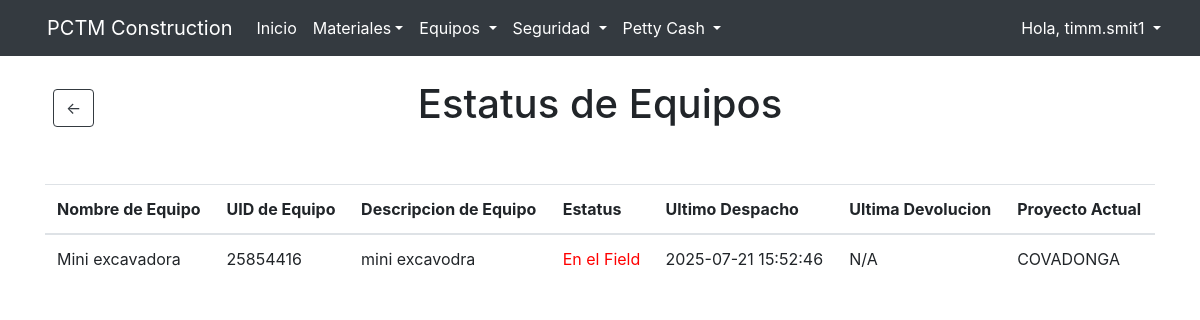
/status (signed in), run on the app's committed database.
### website/models.py (models this page shows)
class User(db.Model, UserMixin):
    id = db.Column(db.Integer, primary_key=True)
    email = db.Column(db.String(150), unique = True)
    username = db.Column(db.String(10), unique = True)
    password = db.Column(db.String(150))
    first_name = db.Column(db.String(150))
    last_name = db.Column(db.String(150))
    group = db.Column(db.String(50), default='standard')

class Equip(db.Model):
    id = db.Column(db.Integer, primary_key = True)
    equipKey = db.Column(db.String(8))
    name = db.Column(db.String(50))
    desc = db.Column(db.String(150))
    disp = db.relationship("Dispatch", backref='Equip', lazy=True)

class Dispatch(db.Model):
    id = db.Column(db.Integer, primary_key = True)
    firstname = db.Column(db.String(50))
    lastname = db.Column(db.String(50))
    project_id = db.Column(db.Integer, db.ForeignKey('projects.id'), nullable=False)
    project = db.relationship('Projects', backref='dispatch')
    date = db.Column(db.DateTime(timezone=True), default=func.now())
    equipID = db.Column(db.Integer, db.ForeignKey('equip.id'), nullable=False)

class Projects(db.Model):
    id = db.Column(db.Integer, primary_key=True)
    project= db.Column(db.String(100), nullable = False)
    jobnumber = db.Column(db.String(10))
    engineer = db.Column(db.String(150))
    email=db.Column(db.String(150))

### website/views.py (the view)
@views.route('/status', methods=['GET'])
@login_required
def equipment_status():
    status_list = []
    all_equipment=Equip.query.all()
    for equip in all_equipment:
        all_dispatches=Dispatch.query.filter_by(equipID=equip.id).order_by(desc(Dispatch.date)).all()
        last_dispatch=all_dispatches[0] if all_dispatches else None
        if all_dispatches:
            dispatch_ids=[d.id for d in all_dispatches]
            last_return = Return.query.filter(Return.dispID.in_(dispatch_ids)).order_by(desc(Return.date)).first()
        else:
            last_return = None
        if not last_dispatch:
            status="Disponible"
            last_dispatch_date = None
            last_return_date= None
            project_id = None
        elif not last_return:
            status = "En el Field"
            last_dispatch_date = last_dispatch.date
            last_return_date = None
            project_id = last_dispatch.project
        elif last_return.date> last_dispatch.date:
            status = "Disponible"
            last_dispatch_date = last_dispatch.date
            last_return_date = last_return.date
            project_id = None
        else:
            status = "En el Field"
            last_dispatch_date = last_dispatch.date
            last_return_date= last_return.date
            project_id = last_dispatch.project
        status_list.append({
            'name': equip.name,
            'equipKey': equip.equipKey,
            'desc' : equip.desc,
            'status': status,
            'last_dispatch': last_dispatch_date,
            'last_return': last_return_date,
            'project': project_id
        })
    all_projects=Projects.query.all()
    return render_template('status.html', user=current_user, status_list=status_list, all_projects=all_projects)

### website/templates/status.html (shortened to what this page needs)
{% extends "base.html"%} {% block title %}Equipment Status{% endblock %} {% block content
    %}
<div class="mb-4">
    <div class="position-relative" style="height: 56px;">
      <a href="#"
         onclick="history.go(-1)"
         class="btn btn-outline-dark position-absolute"
         style="top: 50%; left: 0; transform: translateY(-50%); margin-left: 8px;">
        &#8592;
      </a>
      <h1 class="mb-0 position-absolute w-100 text-center"
          style="pointer-events: none;" >
        Estatus de Equipos
      </h1>
    </div>
</div>
    <table class="table table-stripped">
        <thead>
            <tr>
                <th>Nombre de Equipo</th>
                <th>UID de Equipo</th>
                <th>Descripcion de Equipo</th>
                <th>Estatus</th>
                <th>Ultimo Despacho</th>
                <th>Ultima Devolucion</th>
                <th>Proyecto Actual</th>
            </tr>
        </thead>
        <tbody>
            {% for item in status_list %}
            <tr>
                <td>{{ item.name }}</td>
                <td>{{ item.equipKey }}</td>
                <td>{{ item.desc }}</td>
                <td>
                    {% if item.status == "Disponible" %}
                        <span style="color:green;">{{ item.status }}</span>
                    {% else %}
                        <span style="color: red;">{{ item.status }}</span>
                    {% endif %}
                </td>
                <td>{{ item.last_dispatch if item.last_dispatch else 'N/A' }}</td>
                <td>{{ item.last_return if item.last_return else 'N/A' }}</td>
                <td>{{ item.project.project if item.project.project else "N/A" }}</td>
            </tr>
            {% endfor %}
        </tbody>
    </table>
    {% endblock %}

### website/templates/base.html (shortened to what this page needs)
<!DOCTYPE html>
<html>
  <head>
    <link
      rel="stylesheet"
      href="https://stackpath.bootstrapcdn.com/bootstrap/4.4.1/css/bootstrap.min.css"
    />
    <link
      rel="stylesheet"
      href="https://stackpath.bootstrapcdn.com/font-awesome/4.7.0/css/font-awesome.min.css"
    />
    <link rel="stylesheet" href="https://cdn.jsdelivr.net/npm/bootstrap-icons@1.11.3/font/bootstrap-icons.min.css">
    <link rel="stylesheet" href="https://stackpath.bootstrapcdn.com/bootstrap/4.5.2/css/bootstrap.min.css">
  </head>
  <body>
    <nav class="navbar navbar-expand-lg navbar-dark bg-dark">
      <div class="container-fluid">
        <div class="d-flex align-items-center">
          <a class="navbar-brand me-2" href="#">PCTM Construction</a>
        </div>
        <div class="collapse navbar-collapse " id="navbar">
          <ul class="navbar-nav w-100 d-flex flex-column flex-lg-row">
            {% if user.is_authenticated %}
            <li class="nav-item">
              <a class="nav-link text-white" id="home" href="/">Inicio</a>
            </li>
            <li class="nav-item dropdown">
              <a class="nav-link dropdown-toggle text-white" id="navbarDropdown" href="#" role="button" data-toggle="dropdown" aria-haspopup="true" aria-expanded="false">Materiales</a>
            </li>
            <li class="nav-item dropdown">
              <a class="nav-link dropdown-toggle text-white" href="#" id="navbarDropdown" role="button" data-toggle="dropdown" aria-haspopup="true" aria-expanded="false">
                Equipos
              </a>
            </li>
            <li class="nav-item dropdown">
              <a class="nav-link dropdown-toggle text-white" href="#" id="navbarDropdown" role="button" data-toggle="dropdown" aria-haspopup="true" aria-expanded="false">
                Seguridad
              </a>
            </li>
            <li class="nav-item dropdown">
              <a class="nav-link dropdown-toggle text-white" href="#" id="navbarDropdown" role="button" data-toggle="dropdown" aria-haspopup="true" aria-expanded="false">
                Petty Cash
              </a>
            </li>
            {% endif %}
          </ul>
          <ul class="navbar-nav ms-auto">
            {% if user.is_authenticated %}
            <li class="nav-item dropdown">
              <a class="nav-link dropdown-toggle text-white" href="#" id="navbarDropdown" role="button" data-toggle="dropdown" aria-haspopup="true" aria-expanded="false">
                Hola, {{ user.username }}
              </a>
            </li>
            {% endif %}
          </ul>
        </div>
      </div>
    </nav>
    <div class="container">{% block content %} {% endblock %}</div>
  </body>
</html>

### data on the page
User: username "timm.smit1"
Equip: name "Mini excavadora", equipKey "25854416", desc "mini excavodra", status "En el Field", date "2025-07-21 15:52:46", last_return "N/A", project "COVADONGA"
